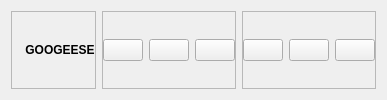
        <widget class="QWidget" name="headerContainer" native="true">
         <layout class="QHBoxLayout" name="horizontalLayout_6">
          <item alignment="Qt::AlignLeft">
           <widget class="QFrame" name="frame_5">
            <property name="frameShape">
             <enum>QFrame::StyledPanel</enum>
            </property>
            <property name="frameShadow">
             <enum>QFrame::Raised</enum>
            </property>
            <layout class="QHBoxLayout" name="horizontalLayout_8">
             <property name="spacing">
              <number>6</number>
             </property>
             <property name="leftMargin">
              <number>0</number>
             </property>
             <property name="topMargin">
              <number>0</number>
             </property>
             <property name="rightMargin">
              <number>0</number>
             </property>
             <property name="bottomMargin">
              <number>0</number>
             </property>
             <item>
              <widget class="QLabel" name="label_6">
               <property name="maximumSize">
                <size>
                 <width>33</width>
                 <height>36</height>
                </size>
               </property>
               <property name="text">
                <string/>
               </property>
               <property name="pixmap">
                <pixmap resource="resources.qrc">:/images/logo/googeese_logo2.png</pixmap>
               </property>
               <property name="scaledContents">
                <bool>true</bool>
               </property>
              </widget>
             </item>
             <item>
              <widget class="QLabel" name="label_7">
               <property name="font">
                <font>
                 <weight>75</weight>
                 <bold>true</bold>
                </font>
               </property>
               <property name="cursor">
                <cursorShape>PointingHandCursor</cursorShape>
               </property>
               <property name="toolTip">
                <string>&lt;html&gt;&lt;head/&gt;&lt;body&gt;&lt;p&gt;Goose Geese, Googeese&lt;/p&gt;&lt;/body&gt;&lt;/html&gt;</string>
               </property>
               <property name="text">
                <string>GOOGEESE</string>
               </property>
               <property name="alignment">
                <set>Qt::AlignCenter</set>
               </property>
              </widget>
             </item>
            </layout>
           </widget>
          </item>
          <item alignment="Qt::AlignHCenter">
           <widget class="QFrame" name="frame_6">
            <property name="frameShape">
             <enum>QFrame::StyledPanel</enum>
            </property>
            <property name="frameShadow">
             <enum>QFrame::Raised</enum>
            </property>
            <layout class="QHBoxLayout" name="horizontalLayout_7">
             <property name="spacing">
              <number>6</number>
             </property>
             <property name="leftMargin">
              <number>0</number>
             </property>
             <property name="topMargin">
              <number>0</number>
             </property>
             <property name="rightMargin">
              <number>0</number>
             </property>
             <property name="bottomMargin">
              <number>0</number>
             </property>
             <item>
              <widget class="QPushButton" name="notificationBtn">
               <property name="toolTip">
                <string>&lt;html&gt;&lt;head/&gt;&lt;body&gt;&lt;p&gt;&lt;span style=&quot; color:#000000;&quot;&gt;Notification list&lt;/span&gt;&lt;/p&gt;&lt;/body&gt;&lt;/html&gt;</string>
               </property>
               <property name="text">
                <string/>
               </property>
               <property name="icon">
                <iconset resource="resources.qrc">
                 <normaloff>:/icons/icons/blueIcons/bell.svg</normaloff>:/icons/icons/blueIcons/bell.svg</iconset>
               </property>
               <property name="iconSize">
                <size>
                 <width>24</width>
                 <height>24</height>
                </size>
               </property>
              </widget>
             </item>
             <item>
              <widget class="QPushButton" name="moreMenuBtn">
               <property name="toolTip">
                <string>&lt;html&gt;&lt;head/&gt;&lt;body&gt;&lt;p&gt;&lt;span style=&quot; color:#000000;&quot;&gt;More&lt;/span&gt;&lt;/p&gt;&lt;/body&gt;&lt;/html&gt;</string>
               </property>
               <property name="text">
                <string/>
               </property>
               <property name="icon">
                <iconset resource="resources.qrc">
                 <normaloff>:/icons/icons/blueIcons/more-horizontal.svg</normaloff>:/icons/icons/blueIcons/more-horizontal.svg</iconset>
               </property>
               <property name="iconSize">
                <size>
                 <width>24</width>
                 <height>24</height>
                </size>
               </property>
              </widget>
             </item>
             <item>
              <widget class="QPushButton" name="profileMenuBtn">
               <property name="toolTip">
                <string>&lt;html&gt;&lt;head/&gt;&lt;body&gt;&lt;p&gt;&lt;span style=&quot; color:#000000;&quot;&gt;Profile&lt;/span&gt;&lt;/p&gt;&lt;/body&gt;&lt;/html&gt;</string>
               </property>
               <property name="text">
                <string/>
               </property>
               <property name="icon">
                <iconset resource="resources.qrc">
                 <normaloff>:/icons/icons/blueIcons/user.svg</normaloff>:/icons/icons/blueIcons/user.svg</iconset>
               </property>
               <property name="iconSize">
                <size>
                 <width>24</width>
                 <height>24</height>
                </size>
               </property>
              </widget>
             </item>
            </layout>
           </widget>
          </item>
          <item alignment="Qt::AlignRight">
           <widget class="QFrame" name="frame_7">
            <property name="frameShape">
             <enum>QFrame::StyledPanel</enum>
            </property>
            <property name="frameShadow">
             <enum>QFrame::Raised</enum>
            </property>
            <layout class="QHBoxLayout" name="horizontalLayout_5">
             <property name="leftMargin">
              <number>0</number>
             </property>
             <property name="topMargin">
              <number>0</number>
             </property>
             <property name="rightMargin">
              <number>0</number>
             </property>
             <property name="bottomMargin">
              <number>0</number>
             </property>
             <item>
              <widget class="QPushButton" name="minimizeBtn">
               <property name="toolTip">
                <string>&lt;html&gt;&lt;head/&gt;&lt;body&gt;&lt;p&gt;&lt;span style=&quot; color:#000000;&quot;&gt;Minimize Window&lt;/span&gt;&lt;/p&gt;&lt;/body&gt;&lt;/html&gt;</string>
               </property>
               <property name="text">
                <string/>
               </property>
               <property name="icon">
                <iconset resource="resources.qrc">
                 <normaloff>:/icons/icons/blueIcons/minus.svg</normaloff>:/icons/icons/blueIcons/minus.svg</iconset>
               </property>
              </widget>
             </item>
             <item>
              <widget class="QPushButton" name="restoreBtn">
               <property name="toolTip">
                <string>&lt;html&gt;&lt;head/&gt;&lt;body&gt;&lt;p&gt;&lt;span style=&quot; color:#000000;&quot;&gt;Restore Window&lt;/span&gt;&lt;/p&gt;&lt;/body&gt;&lt;/html&gt;</string>
               </property>
               <property name="text">
                <string/>
               </property>
               <property name="icon">
                <iconset resource="resources.qrc">
                 <normaloff>:/icons/icons/blueIcons/square.svg</normaloff>:/icons/icons/blueIcons/square.svg</iconset>
               </property>
              </widget>
             </item>
             <item>
              <widget class="QPushButton" name="closeBtn">
               <property name="toolTip">
                <string>Close Window</string>
               </property>
               <property name="text">
                <string/>
               </property>
               <property name="icon">
                <iconset resource="resources.qrc">
                 <normaloff>:/icons/icons/blueIcons/x.svg</normaloff>:/icons/icons/blueIcons/x.svg</iconset>
               </property>
              </widget>
             </item>
            </layout>
           </widget>
          </item>
         </layout>
        </widget>
